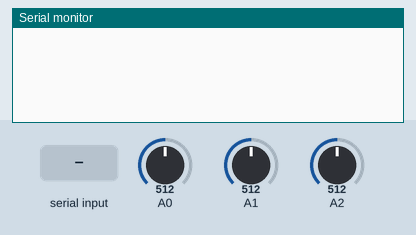
A sketch run on a simulated Arduino Uno, built with avr-gcc and run on an emulated ATmega328P. Shown: the last lines printed to the serial monitor. The inputs (shaded band) are chosen by the test bench; at power-on: A0 = 512, A1 = 512, A2 = 512.

Above: at 1.0 s.
1.1 s: "1" received over Serial
At 1.7 s:
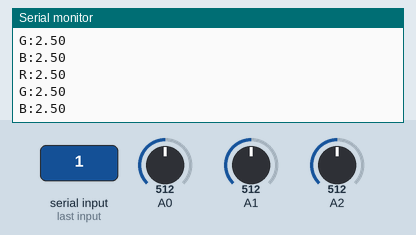
2.6 s: A0 set to 716
At 3.3 s:
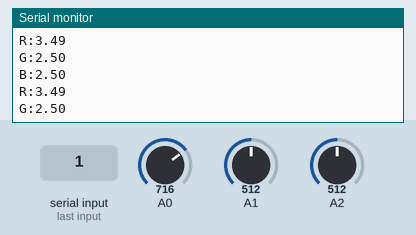
4.1 s: A1 set to 716
At 4.8 s:
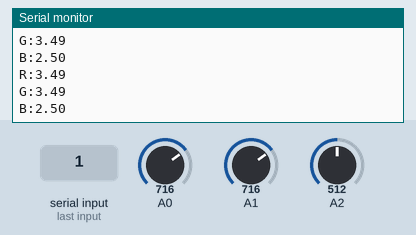
5.6 s: A2 set to 716
At 6.5 s:
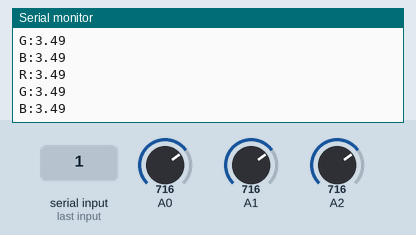
7.1 s: A0 set to 900
At 7.9 s:
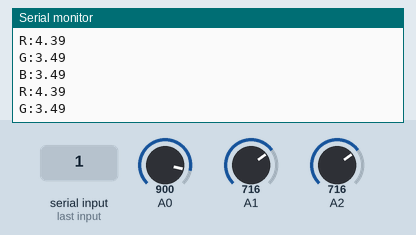
8.6 s: A1 set to 900
At 9.5 s:
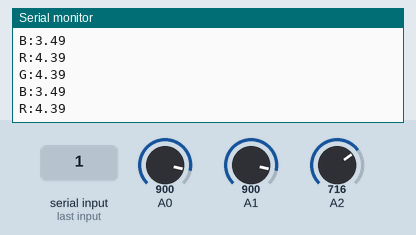
Timing chart, 0 to 11.1 s (numbered marks = the images above; inputs shaded):
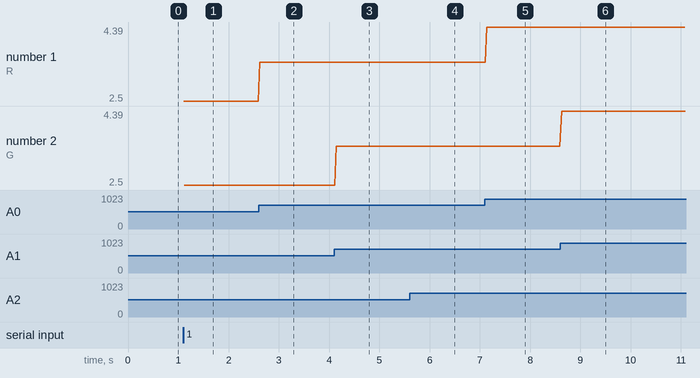

The sketch:

graficadora_ejemplo.ino
```cpp
int val1=0;
int val2=0;
int val3=0;

float volt1,volt2,volt3;

void setup() {
  // put your setup code here, to run once:
  Serial.begin(9600);

  //Con esto esperamos a que se presione la tecla start de la APP
  do{
  }while(Serial.available()==0);
  Serial.read();
}

void loop() {

  if(Serial.available()>0){ //Preguntamos si llego un ato. Quiere decir que se ha presionado el Boton de la APP.
    Serial.read();

    //Con esto esperamos a que se presione la tecla start de la APP para reanudar el muestreo.
    do{
    }while(Serial.available()==0);
    Serial.read();
  }

  val1=analogRead(A0);
  val2=analogRead(A1);
  val3=analogRead(A2);

  volt1=val1*0.00488;
  volt2=val2*0.00488;
  volt3=val3*0.00488;
  delay(10);

  Serial.print("R:");
  Serial.println(volt1);


  Serial.print("G:");
  Serial.println(volt2);

  Serial.print("B:");
  Serial.println(volt3);

  delay(20); //Con un delay menor a 20ms la APP puede tener retrasos para reaccionar.
}
```

Measured:
- after the input at 1.1 s, the serial monitor: prints a new line at once (image 1)
- after the input at 2.6 s, the serial monitor: prints a new line at once (image 2)
- after the input at 4.1 s, the serial monitor: prints a new line after 0.05 s (image 3)
- after the input at 5.6 s, the serial monitor: prints a new line at once (image 4)
- after the input at 7.1 s, the serial monitor: prints a new line at once (image 5)
- after the input at 8.6 s, the serial monitor: prints a new line at once (image 6)
- plotted number 1: 2.5 → 3.49 after the input at 2.6 s, 3.49 → 4.39 after the input at 7.1 s
